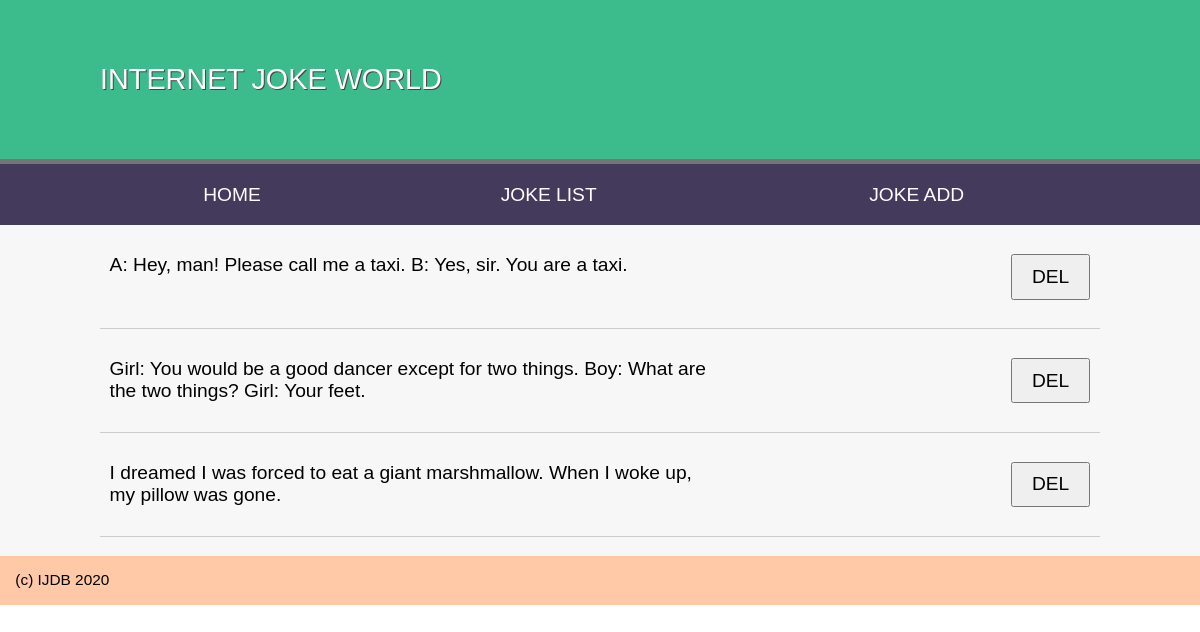
Screenshot of /06_joke3/jokes.php with the database file from the repository.
### tables this page shows
CREATE TABLE `joke` (
  `id` INT NOT NULL AUTO_INCREMENT PRIMARY KEY,
  `joketext` TEXT,
  `jokedate` DATE NOT NULL
) DEFAULT;

### 06_joke3/jokes.php (called while the page is built, shortened)
<?php
try{
    $pdo = new PDO('mysql:host=localhost;dbname=ijdb;charset=utf8','ijdbuser','mypassword');
    $pdo->setAttribute(PDO::ATTR_ERRMODE, PDO::ERRMODE_EXCEPTION);
    $sql = 'SELECT `id`, `joketext` FROM `joke`';
    $jokes = $pdo->query($sql);
    include __DIR__ . '/templates/jokes.html.php';
    $output = ob_get_clean();
}
catch (PDOException $e){
    $title = "An error occurred!!";
    $output = 'Database error : ' .
    $e->getMessage() . "<br> Location file: " .
    $e->getFile() . "<br> Error line: " .
    $e->getLine();
}
include __DIR__ . '/templates/layout.html.php';
?>

### 06_joke3/templates/jokes.html.php (the view, shortened to what this page needs)
<?php foreach ($jokes as $jk): ?>
    <blockquote>
        <p>
        <?=htmlspecialchars($jk['joketext'], ENT_QUOTES, 'UTF-8');?>
        <form action="deletejoke.php" method="post">
            <input type="submit" value="DEL">
        </form>
        </p>
    </blockquote>
<?php endforeach; ?>

### 06_joke3/templates/layout.html.php (shortened to what this page needs)
<!DOCTYPE html>
<html lang="en">
<head>
    <link rel="stylesheet" href="jokes.css">
</head>
<body>
    <nav>
        <?php include 'nav.html.php'; ?>
    </nav>
    <main>
        <?php if (isset($error)): ?>
        <p>
            <?=$error;?>
        </p>
        <?php else: ?>
            <?=$output;?>
        <?php endif; ?>
    </main>
    <footer>
        <?php include 'footer.html.php'; ?>
    </footer>
</body>
</html>

### 06_joke3/templates/nav.html.php
<header>
    <h1>INTERNET JOKE WORLD</h1>
</header>
<ul>
    <li><a href="index.php">HOME</a></li>
    <li><a href="jokes.php">JOKE LIST</a></li>
    <li><a href="addjoke.php">JOKE ADD</a></li>
</ul>

### 06_joke3/templates/footer.html.php
(c) IJDB 2020

### 04_joke/jokes.css (style rules this page uses)
* { margin: 0; padding: 0; }
body { font-family: Arial, Helvetica, Sans-serif; }
header { display: block; background-color: #3cbc8d; padding: 20px; border-bottom: 5px solid #757575; }
h1 { font-weight: normal; padding: 1.5em; color: white; text-shadow: 1px 1px 0px #444; width: 1000px; margin: auto; }
nav { background-color: #443A5C; }
nav a { color: white; text-decoration: none; }
nav ul { display: table; width: 1000px; margin: auto; }
nav li { display: table-cell; text-align: center; padding: 1em; }
main { overflow: auto; min-height: 30vh; background-color: #f7f7f7; width: 1000px; margin: auto; box-shadow: -1000px 0 0 #f7f7f7, 1000px 0 0 #f7f7f7; padding-top: 20px; }
footer { padding: 1em; background-color: #FFC9A7 ; font-size: 0.8em; }
p { margin-bottom: 1em; }
body { font-size: 1.2em; font-family: arial, helvetica, sans-serif }
input, label, select, textarea { float: left; width: 15em; margin-bottom: 1em; padding: 0.5em; }
input[type="submit"] { margin-left: 15em; width: auto; padding: 0.5em 1em; clear: both; font-size: 1em; }
form { overflow: auto; clear: both; display: block; }
blockquote { display: table; margin-bottom: 1em; border-bottom: 1px solid #ccc; padding: 0.5em; }
blockquote p { display: table-cell; width: 90%; vertical-align: top; }
blockquote form { display: table-cell; width: 10%; }

### rows the page displays
joke: joketext "A: Hey, man! Please call me a taxi. B: Yes, sir. You are a taxi."
joke: joketext "Girl: You would be a good dancer except for two things. Boy: What are the two things? Girl: Your feet."
joke: joketext "I dreamed I was forced to eat a giant marshmallow. When I woke up, my pillow was gone."
